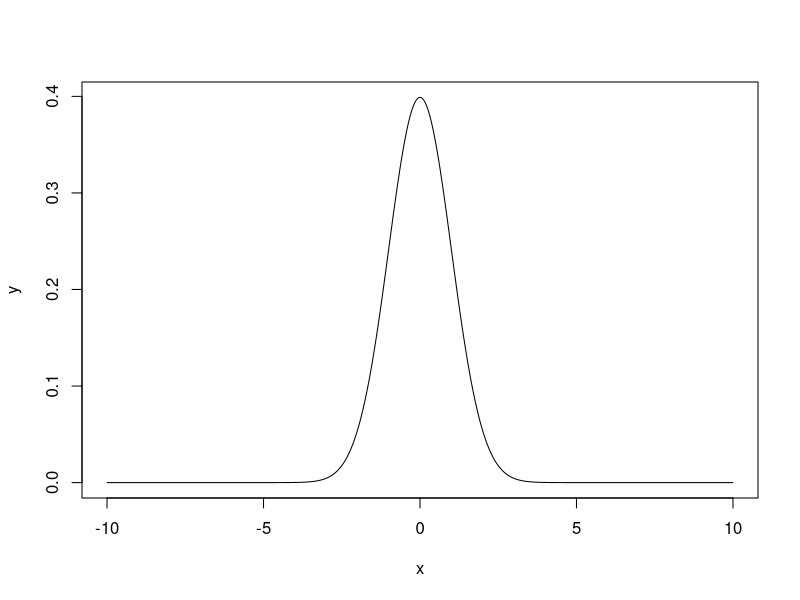
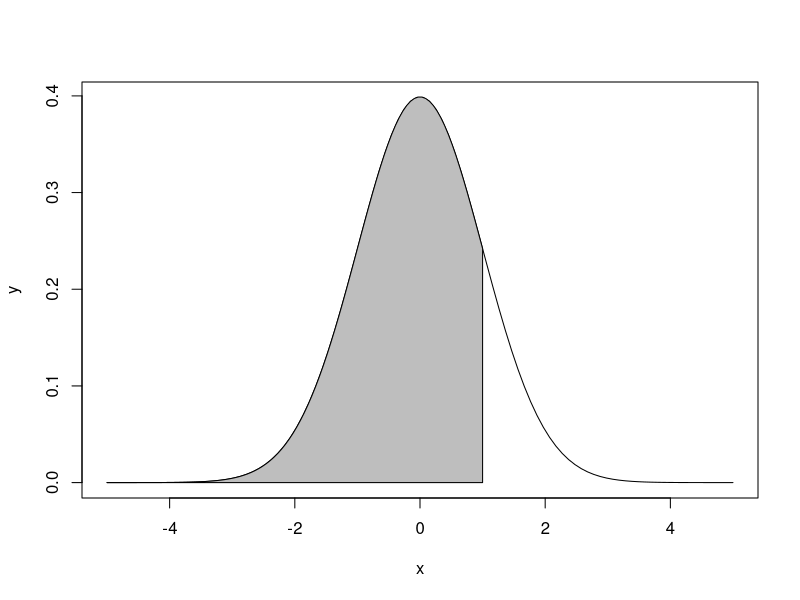
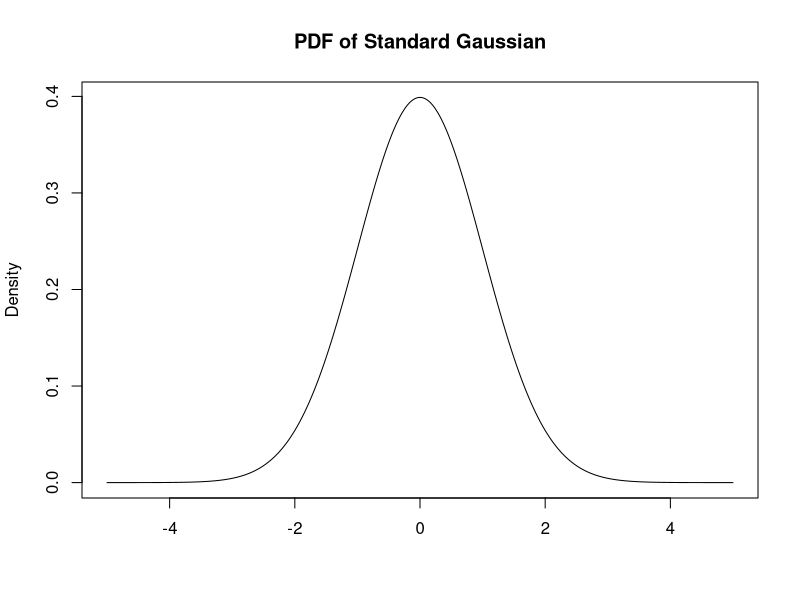
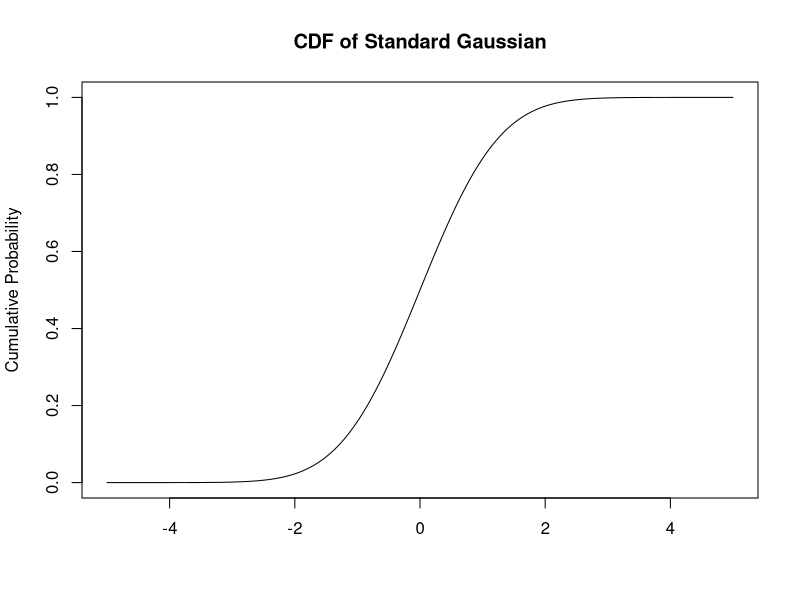
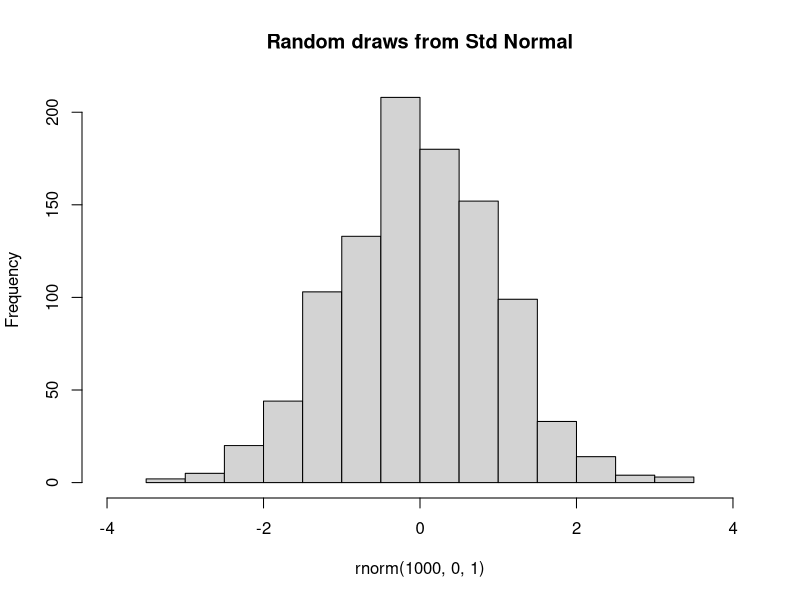
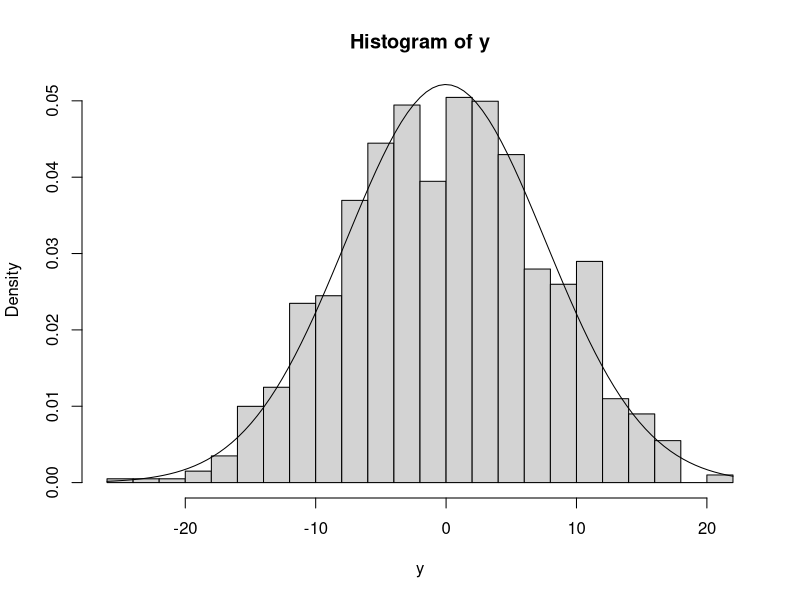

Reproduce these figures in R, in order.
## ---- chunk 1
knitr::opts_chunk$set(echo = TRUE)
## ---- chunk 2
x <- seq(-10, 10, length = 1000)
y <- dnorm(x)
plot(x, y, type = "l")
## ---- chunk 3
x <- seq(-5, 5, length = 100)
y <- dnorm(x)
plot(x, y, type = "l")

x <- seq(-5, 1, length = 100)
y <- dnorm(x)
polygon(c(-5, x, 1), c(0, y, 0), col = "gray")
## ---- chunk 4
x <- seq(-5, 5, 0.01)
probDensity <- dnorm(x)
plot(x, probDensity, xlab = "", ylab = "Density", type = "l", main = "PDF of Standard Gaussian")
## ---- chunk 5
cumuDistribution <- pnorm(x)
plot(x, cumuDistribution, xlab = "", ylab = "Cumulative Probability", type = "l", main = "CDF of Standard Gaussian")
## ---- chunk 6
set.seed(42)
hist(rnorm(1000,0,1), main = "Random draws from Std Normal", xlim = c(-4,4))
## ---- chunk 7
y <- 2 * x + rnorm(length(x), 0, 5)
hist(y, prob = TRUE, breaks = 20)
curve(dnorm(x, mean(y), sd(y)), add = TRUE)
## ---- chunk 8
n <- 36
s <- 40
sd_x <- s / sqrt(n)
z <- 12 / sd_x
pnorm(z)
## ---- chunk 9
(pnorm(z) - 0.5) * 2
## ---- chunk 10
n <- 100
x <- 43 / n
s2 <- (57*(0 - x)^2 + 43*(1 - x)^2) / (n - 1)
s <- sqrt(s2)
s
## ---- chunk 11
sd_x <- s / sqrt(n)
